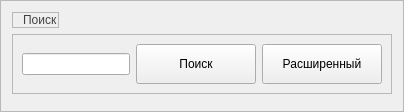
                  <widget class="QFrame" name="searchFrame">
                   <property name="sizePolicy">
                    <sizepolicy hsizetype="Preferred" vsizetype="Expanding">
                     <horstretch>0</horstretch>
                     <verstretch>0</verstretch>
                    </sizepolicy>
                   </property>
                   <property name="frameShape">
                    <enum>QFrame::StyledPanel</enum>
                   </property>
                   <property name="frameShadow">
                    <enum>QFrame::Raised</enum>
                   </property>
                   <layout class="QVBoxLayout" name="verticalLayout_53">
                    <item alignment="Qt::AlignLeft|Qt::AlignVCenter">
                     <widget class="QFrame" name="frame_47">
                      <property name="styleSheet">
                       <string notr="true">color: rgb(66, 66, 66);
	font: 20pt &quot;Segoe UI&quot;;</string>
                      </property>
                      <property name="frameShape">
                       <enum>QFrame::StyledPanel</enum>
                      </property>
                      <property name="frameShadow">
                       <enum>QFrame::Raised</enum>
                      </property>
                      <layout class="QVBoxLayout" name="verticalLayout_54">
                       <property name="spacing">
                        <number>0</number>
                       </property>
                       <property name="leftMargin">
                        <number>10</number>
                       </property>
                       <property name="topMargin">
                        <number>0</number>
                       </property>
                       <property name="rightMargin">
                        <number>0</number>
                       </property>
                       <property name="bottomMargin">
                        <number>0</number>
                       </property>
                       <item>
                        <widget class="QLabel" name="label_9">
                         <property name="text">
                          <string>Поиск</string>
                         </property>
                        </widget>
                       </item>
                      </layout>
                     </widget>
                    </item>
                    <item>
                     <widget class="QFrame" name="frame_48">
                      <property name="sizePolicy">
                       <sizepolicy hsizetype="Preferred" vsizetype="Minimum">
                        <horstretch>0</horstretch>
                        <verstretch>0</verstretch>
                       </sizepolicy>
                      </property>
                      <property name="frameShape">
                       <enum>QFrame::StyledPanel</enum>
                      </property>
                      <property name="frameShadow">
                       <enum>QFrame::Raised</enum>
                      </property>
                      <layout class="QHBoxLayout" name="horizontalLayout_25">
                       <item>
                        <widget class="QLineEdit" name="searchLine">
                         <property name="styleSheet">
                          <string notr="true">color: rgb(0, 0, 0);</string>
                         </property>
                        </widget>
                       </item>
                       <item>
                        <widget class="QPushButton" name="startSearchBtn">
                         <property name="minimumSize">
                          <size>
                           <width>120</width>
                           <height>40</height>
                          </size>
                         </property>
                         <property name="text">
                          <string>Поиск</string>
                         </property>
                        </widget>
                       </item>
                       <item>
                        <widget class="QPushButton" name="advancedSearchBtn">
                         <property name="minimumSize">
                          <size>
                           <width>120</width>
                           <height>40</height>
                          </size>
                         </property>
                         <property name="text">
                          <string>Расширенный</string>
                         </property>
                        </widget>
                       </item>
                      </layout>
                     </widget>
                    </item>
                    <item alignment="Qt::AlignTop">
                     <widget class="QFrame" name="advancedSearch_container">
                      <property name="sizePolicy">
                       <sizepolicy hsizetype="Preferred" vsizetype="Preferred">
                        <horstretch>0</horstretch>
                        <verstretch>0</verstretch>
                       </sizepolicy>
                      </property>
                      <property name="minimumSize">
                       <size>
                        <width>0</width>
                        <height>0</height>
                       </size>
                      </property>
                      <property name="maximumSize">
                       <size>
                        <width>16777215</width>
                        <height>0</height>
                       </size>
                      </property>
                      <property name="frameShape">
                       <enum>QFrame::StyledPanel</enum>
                      </property>
                      <property name="frameShadow">
                       <enum>QFrame::Raised</enum>
                      </property>
                      <layout class="QVBoxLayout" name="verticalLayout_55">
                       <item>
                        <widget class="QCheckBox" name="archive_checkBox">
                         <property name="styleSheet">
                          <string notr="true">color: rgb(0, 0, 0);</string>
                         </property>
                         <property name="text">
                          <string>Поиск в архиве</string>
                         </property>
                        </widget>
                       </item>
                      </layout>
                     </widget>
                    </item>
                   </layout>
                  </widget>
